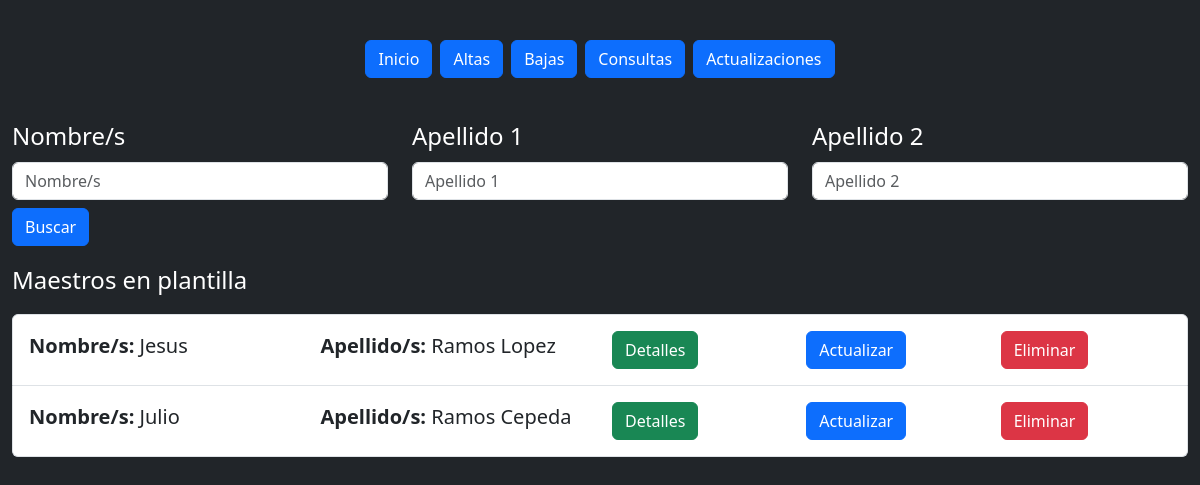
Page /Teachers/search on the earlier database version.
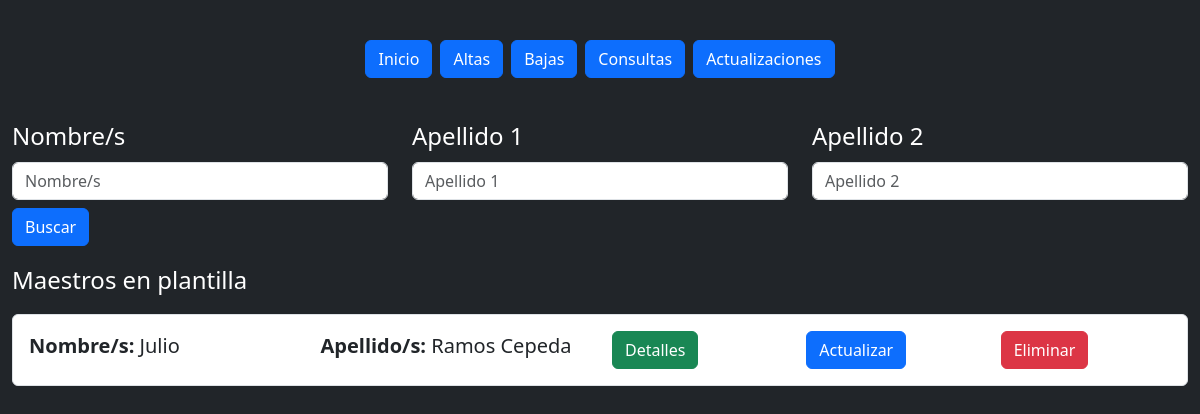
Same page on the later database version.
### Teachers/models.py (models this page shows, shortened)
class TeachersInfo(models.Model):
    class MaleOrFemale(models.TextChoices):
        MALE = "M", _("Masculino")
        FEMALE = "F", _("Femenino")
    class ContractType(models.TextChoices):
        FULL = "Full Time", _("Full time")
        PART = "Part Time", _("Part time")
    name = models.CharField(("Nombre/s"), max_length=100)
    lastname1 = models.CharField(("Apellido 1"), max_length=100)
    lastname2 = models.CharField(("Apellido 1"), max_length=100)
    age = models.PositiveIntegerField(("Edad"))
    maleOrFemale = models.CharField(('Sexo'), max_length=1, choices=MaleOrFemale)
    contractType = models.CharField(('Tipo de contrato'), max_length=100, choices=ContractType)

### Teachers/views.py (the view)
# urls.py: path("search",views.Search, name="search"),
def Search(request):
    if('search' in request.POST):
        if(request.POST['name_to_search']==None):
            name=" "
        else:
            name=request.POST['name_to_search']
        if(request.POST['lastname_to_search1']==None):
            lastname1=" "
        else:
            lastname1=request.POST['lastname_to_search1']
        if(request.POST['lastname_to_search2']==None):
            lastname2=" "
        else:
            lastname2=request.POST['lastname_to_search2']
        all_teachers = TeachersInfo.objects.filter(name__icontains=name).filter(
            lastname1__icontains=lastname1).filter(
                lastname2__icontains=lastname2)
    else:
        all_teachers = TeachersInfo.objects.all()
    return render(request,"Teachers/search.html",{"teachers_list": all_teachers})

### Teachers/templates/Teachers/search.html (shortened to what this page needs)
<!DOCTYPE html>
<html lang="en">
<head>
    <link href="https://cdn.jsdelivr.net/npm/bootstrap@5.3.2/dist/css/bootstrap.min.css" rel="stylesheet"
>
</head>
<body class="bg-dark">
    {%include "Teachers/navbar.html"%}
    <section class="container-fluid mb-3">
        <form action="{% url 'Teachers:search'%}" method="post">
            <fieldset class="row">
                <div class="col">
                    <label for="name_search" class="form-label text-white fs-4">Nombre/s</label>
                    <input type="text" class="form-control mb-2" id="name_search" name="name_to_search"
                        placeholder="Nombre/s">
                </div>
                <div class="col">
                    <label for="lastname_search1" class="form-label text-white fs-4">Apellido 1</label>
                    <input type="text" class="form-control mb-2" id="lastname_search1" name="lastname_to_search1"
                        placeholder="Apellido 1">
                </div>
                <div class="col">
                    <label for="lastname_search2" class="form-label text-white fs-4">Apellido 2</label>
                    <input type="text" class="form-control mb-2" id="lastname_search2" name="lastname_to_search2"
                        placeholder="Apellido 2">
                </div>
            </fieldset>
            <input type="submit" class="btn btn-primary" name="search" value="Buscar">
        </form>
    </section>
    <section class="container-fluid">
        <p class="text-white fs-4">Maestros en plantilla</p>
        {%if teachers_list %}
        <ul class="list-group">
            {% for teacher in teachers_list%}
            <li class="list-group-item">
                <div class="row mt-2">
                    <div class="col-lg-3">
                        <p class="fs-5">
                            <strong>Nombre/s: </strong>{{teacher.name}}
                        </p>
                    </div>
                    <div class="col-lg-3">
                        <p class="fs-5">
                            <strong>Apellido/s: </strong>{{teacher.lastname1}} {{teacher.lastname2}}
                        </p>
                    </div>
                    <div class="col-sm-2">
                        <a href="{% url 'Teachers:details' teacher.id%}" class="btn btn-success">Detalles</a>
                    </div>
                    <div class="col-sm-2">
                        <a href="{% url 'Teachers:updateInfo' teacher.id%}" class="btn btn-primary">Actualizar</a>
                    </div>
                    <div class="col-sm-2">
                        <form action="{% url 'Teachers:delete'%}" method="post">
                            <button type="submit" name="Delete" value="{{teacher.id}}" class="btn btn-danger">Eliminar</button>
                        </form>
                    </div>
                </div>
            </li>
            {% endfor%}
        </ul>
        {% else %}
        <p class="text-white fs-4">No hay maestros registrados</p>
        {% endif %}
    </section>
</body>
</html>

### Teachers/templates/Teachers/navbar.html
<div class="container-fluid my-4">
    <header class="d-flex justify-content-center py-3">
        <ul class="nav nav-pills">
          <li class="me-2"><a href="{% url 'Teachers:index'%}" class="btn btn-primary">Inicio</a></li>
          <li class="me-2"><a href="{% url 'Teachers:alta'%}" class="btn btn-primary">Altas</a></li>
          <li class="me-2"><a href="{% url 'Teachers:search'%}" class="btn btn-primary">Bajas</a></li>
          <li class="me-2"><a href="{% url 'Teachers:search'%}" class="btn btn-primary">Consultas</a></li>
          <li class=""><a href="{% url 'Teachers:search'%}" class="btn btn-primary">Actualizaciones</a></li>
        </ul>
      </header>
</div>

Differences in the rows shown:
removed TeachersInfo: name "Jesus", lastname1 "Ramos", lastname2 "Lopez", {{ teacher.id }} 20 (drawn)
